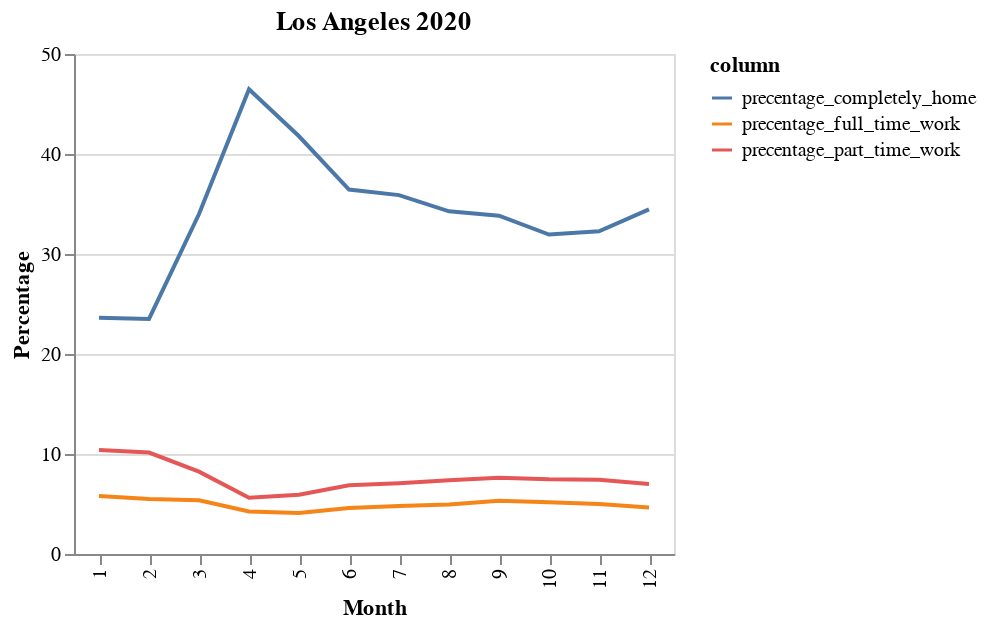

Source (notebook cell):
### Code cell
title = '{} {}'.format(city,year)
alt.Chart(d, title=title).mark_line().encode(
    x=alt.X('month:O', title='Month'),
    y=alt.Y('value:Q', type='quantitative', title='Percentage'),
    color='column:N'
).properties(
    width=300,
    height=250
).interactive()

### Figure 1 — Vega-Lite specification as saved in the notebook (floating-point values rounded to 4 significant figures)
{"config": {"view": {"continuousWidth": 400, "continuousHeight": 300}}, "data": {"values": [{"month": 1, "column": "precentage_completely_home", "value": 23.63}, {"month": 2, "column": "precentage_completely_home", "value": 23.51}, {"month": 3, "column": "precentage_completely_home", "value": 33.99}, {"month": 4, "column": "precentage_completely_home", "value": 46.47}, {"month": 5, "column": "precentage_completely_home", "value": 41.77}, {"month": 6, "column": "precentage_completely_home", "value": 36.45}, {"month": 7, "column": "precentage_completely_home", "value": 35.89}, {"month": 8, "column": "precentage_completely_home", "value": 34.26}, {"month": 9, "column": "precentage_completely_home", "value": 33.82}, {"month": 10, "column": "precentage_completely_home", "value": 31.94}, {"month": 11, "column": "precentage_completely_home", "value": 32.27}, {"month": 12, "column": "precentage_completely_home", "value": 34.47}, {"month": 1, "column": "precentage_part_time_work", "value": 10.4}, {"month": 2, "column": "precentage_part_time_work", "value": 10.14}, {"month": 3, "column": "precentage_part_time_work", "value": 8.231}, {"month": 4, "column": "precentage_part_time_work", "value": 5.622}, {"month": 5, "column": "precentage_part_time_work", "value": 5.922}, {"month": 6, "column": "precentage_part_time_work", "value": 6.866}, {"month": 7, "column": "precentage_part_time_work", "value": 7.078}, {"month": 8, "column": "precentage_part_time_work", "value": 7.369}, {"month": 9, "column": "precentage_part_time_work", "value": 7.618}, {"month": 10, "column": "precentage_part_time_work", "value": 7.466}, {"month": 11, "column": "precentage_part_time_work", "value": 7.426}, {"month": 12, "column": "precentage_part_time_work", "value": 7.0}, {"month": 1, "column": "precentage_full_time_work", "value": 5.808}, {"month": 2, "column": "precentage_full_time_work", "value": 5.505}, {"month": 3, "column": "precentage_full_time_work", "value": 5.367}, {"month": 4, "column": "precentage_full_time_work", "value": 4.245}, {"month": 5, "column": "precentage_full_time_work", "value": 4.1}, {"month": 6, "column": "precentage_full_time_work", "value": 4.606}, {"month": 7, "column": "precentage_full_time_work", "value": 4.796}, {"month": 8, "column": "precentage_full_time_work", "value": 4.948}, {"month": 9, "column": "precentage_full_time_work", "value": 5.335}, {"month": 10, "column": "precentage_full_time_work", "value": 5.176}, {"month": 11, "column": "precentage_full_time_work", "value": 4.997}, {"month": 12, "column": "precentage_full_time_work", "value": 4.662}]}, "mark": "line", "encoding": {"color": {"type": "nominal", "field": "column"}, "x": {"type": "ordinal", "field": "month", "title": "Month"}, "y": {"type": "quantitative", "field": "value", "title": "Percentage"}}, "height": 250, "selection": {"selector002": {"type": "interval", "bind": "scales", "encodings": ["x", "y"]}}, "title": "Los Angeles 2020", "width": 300, "$schema": "https://vega.github.io/schema/vega-lite/v4.8.1.json"}
